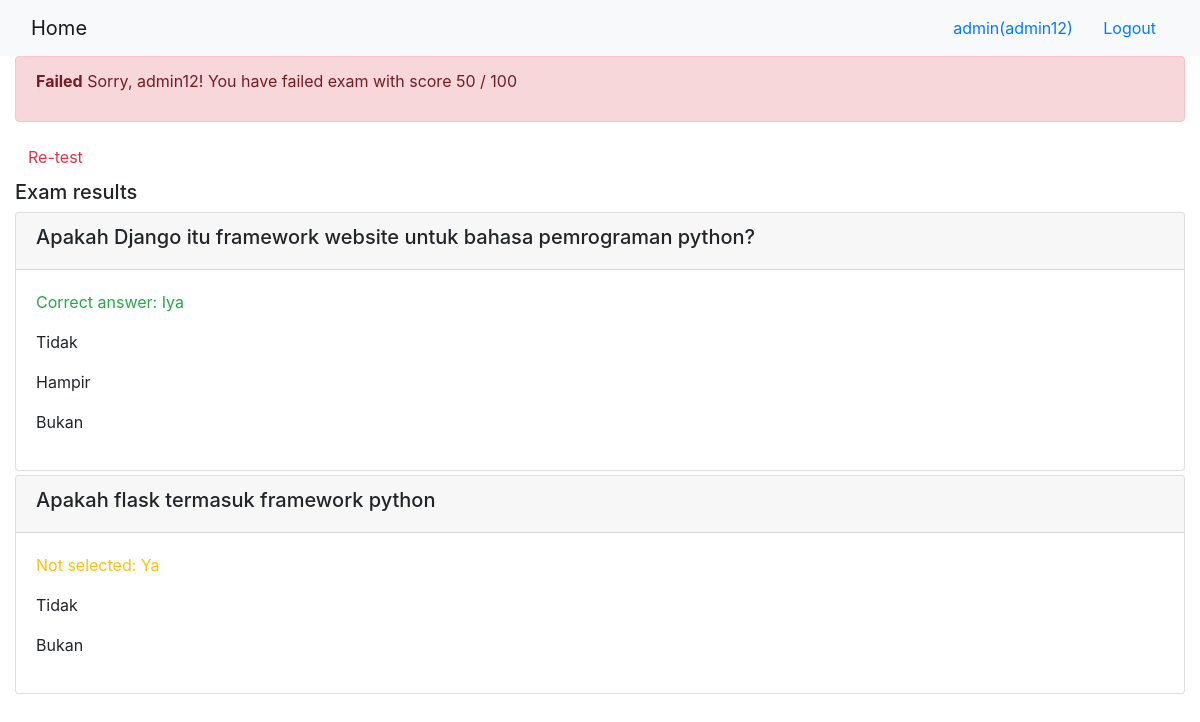
The page /onlinecourse/1/submission/1/result/ (signed in) on the database its author committed.
### onlinecourse/models.py (models this page shows, shortened)
class Question(models.Model):
    course = models.ForeignKey(Course, on_delete=models.CASCADE)
    question_text = models.TextField(max_length=200)
    grade = models.IntegerField(default=50)
    def is_get_score(self, selected_ids):
       all_answers = self.choice_set.filter(is_correct=True).count()
       selected_correct = self.choice_set.filter(is_correct=True, id__in=selected_ids).count()
       if all_answers == selected_correct:
           return True
       else:
           return False

class Choice(models.Model):
    question = models.ForeignKey(Question, on_delete=models.CASCADE)
    choice_text = models.TextField(max_length=200)
    is_correct = models.BooleanField(default=False)

### onlinecourse/views.py (the view)
# urls.py: path('<int:course_id>/submission/<int:submission_id>/result/', views.show_exam_result, name='submission_result'),
def show_exam_result(request, course_id, submission_id):
    course = get_object_or_404(Course, pk=course_id)
    submission = get_object_or_404(Submission, pk=submission_id)
    choices = submission.chocies.all()
    total_marks, marks = 0, 0
    for question in course.question_set.all():
        total_marks += question.grade
        if question.is_get_score(choices):
            marks += question.grade
    context = {
        'course': course,
        'choices': choices,
        "marks":marks,
        "total_marks": total_marks,
        "submission": submission,
        "grade": int((marks / total_marks) * 100),
    }
    return render(request, 'onlinecourse/exam_result_bootstrap.html', context)

### onlinecourse/templates/onlinecourse/exam_result_bootstrap.html (shortened to what this page needs)
<!DOCTYPE html>
<html lang="en">
<head>
    {% load static %}
    <link rel="stylesheet" href="https://maxcdn.bootstrapcdn.com/bootstrap/4.5.2/css/bootstrap.min.css">
</head>
<body>
 <nav class="navbar navbar-light bg-light">
    <div class="container-fluid">
        <div class="navbar-header">
              <a class="navbar-brand" href="{% url 'onlinecourse:index' %}">Home</a>
        </div>
        <ul class="nav navbar-nav navbar-right">
            {% if user.is_authenticated %}
            <li>
                <a class="btn btn-link" href="#">{{ user.first_name }}({{ user.username }})</a>
                <a class="btn btn-link" href="{% url 'onlinecourse:logout' %}">Logout</a>
            </li>
            {% endif %}
        </ul>
    </div>
</nav>
<div class="container-fluid">
    {% if grade > 80 %}
    <div class="alert alert-success">
       <p><strong>Congratulations, {{user.first_name}}!</strong> You have passed the exam and completed the course with score {{marks}} / {{total_marks}}</p>
    </div>
    {% else %}
    <div class="alert alert-danger">
        <p><strong>Failed</strong> Sorry, {{user.username}}! You have failed exam with score {{marks}} / {{total_marks}}</p>
    </div>
    <a class="btn btn-link text-danger" href="{% url 'onlinecourse:course_details' course.id %}">Re-test</a>
    {% endif %}
    <div class="card-columns-vertical mt-1">
        <h5 class="">Exam results</h5>
            {% for question in course.question_set.all %}
                <div class="card mt-1">
                    <div class="card-header"><h5>{{question.question_text}}</h5></div>
                    <div class="card-body">
                        {% for choice in question.choice_set.all %}
                            {% if choice in choices and choice.is_correct == True %}
                                <p class="text-success">Correct answer: {{choice.choice_text}}</p>
                            {% elif choice in choices and choice.is_correct == False %}
                                <p class="text-danger">Incorrect answer: {{choice.choice_text}}</p>
                            {% elif choice not in choices and choice.is_correct == True %}
                                <p class="text-warning">Not selected: {{choice.choice_text}}</p>
                            {% else %}
                                <p>{{choice.choice_text}}</p>
                            {% endif %}
                        {% endfor %}
                    </div>
                </div>
            {% endfor %}
    </div>
</div>
</body>
</html>

### rows shown on the page
Question: question_text "Apakah Django itu framework website untuk bahasa pemrograman python?"
Choice: choice_text "Iya"
Choice: choice_text "Tidak"
Choice: choice_text "Hampir"
Choice: choice_text "Bukan"
Question: question_text "Apakah flask termasuk framework python"
Choice: choice_text "Ya"
Choice: choice_text "Tidak"
Choice: choice_text "Bukan"

### other values the page prints
{{ user.first_name }} "admin"
{{ user.username }} "admin12"
{{ marks }} "50"
{{ total_marks }} "100"
